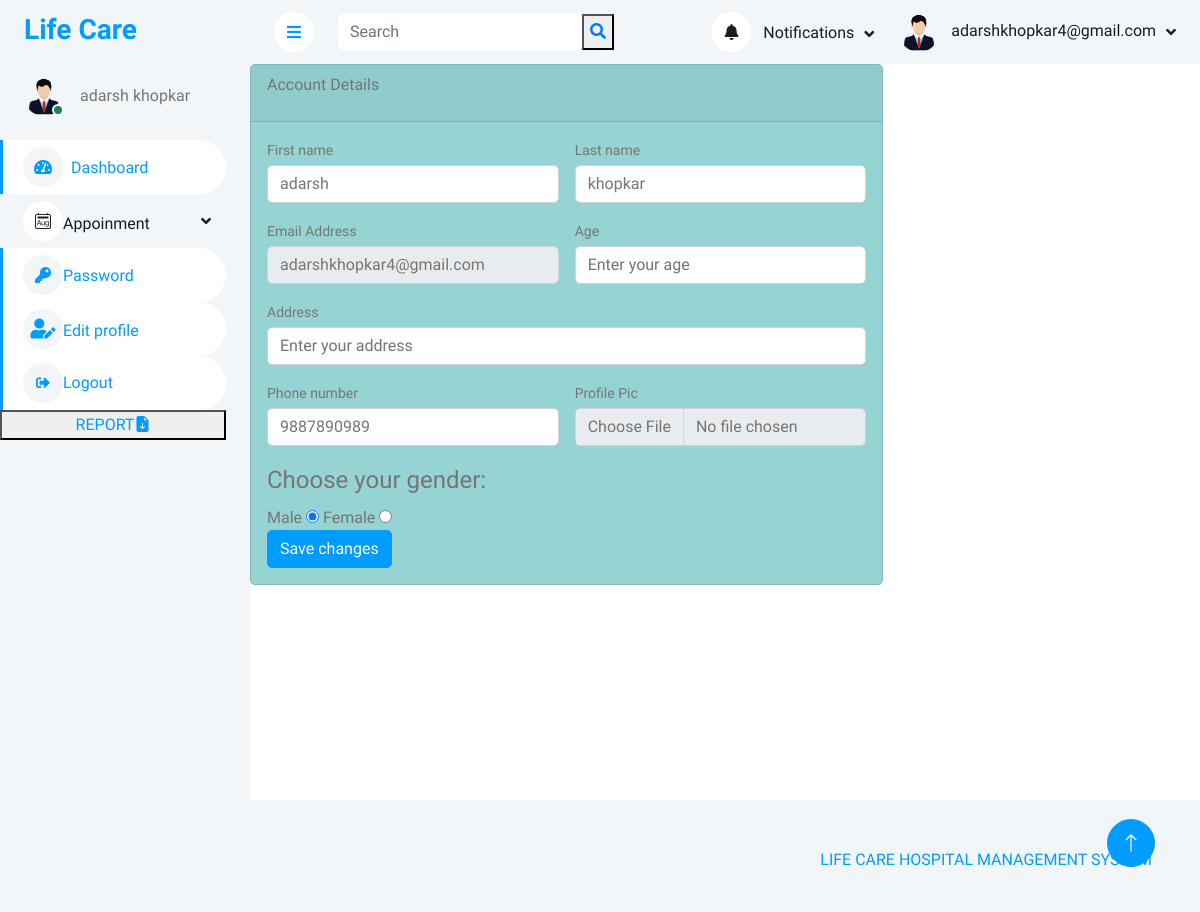
The page /pedit/ (signed in) on the database as committed earlier.
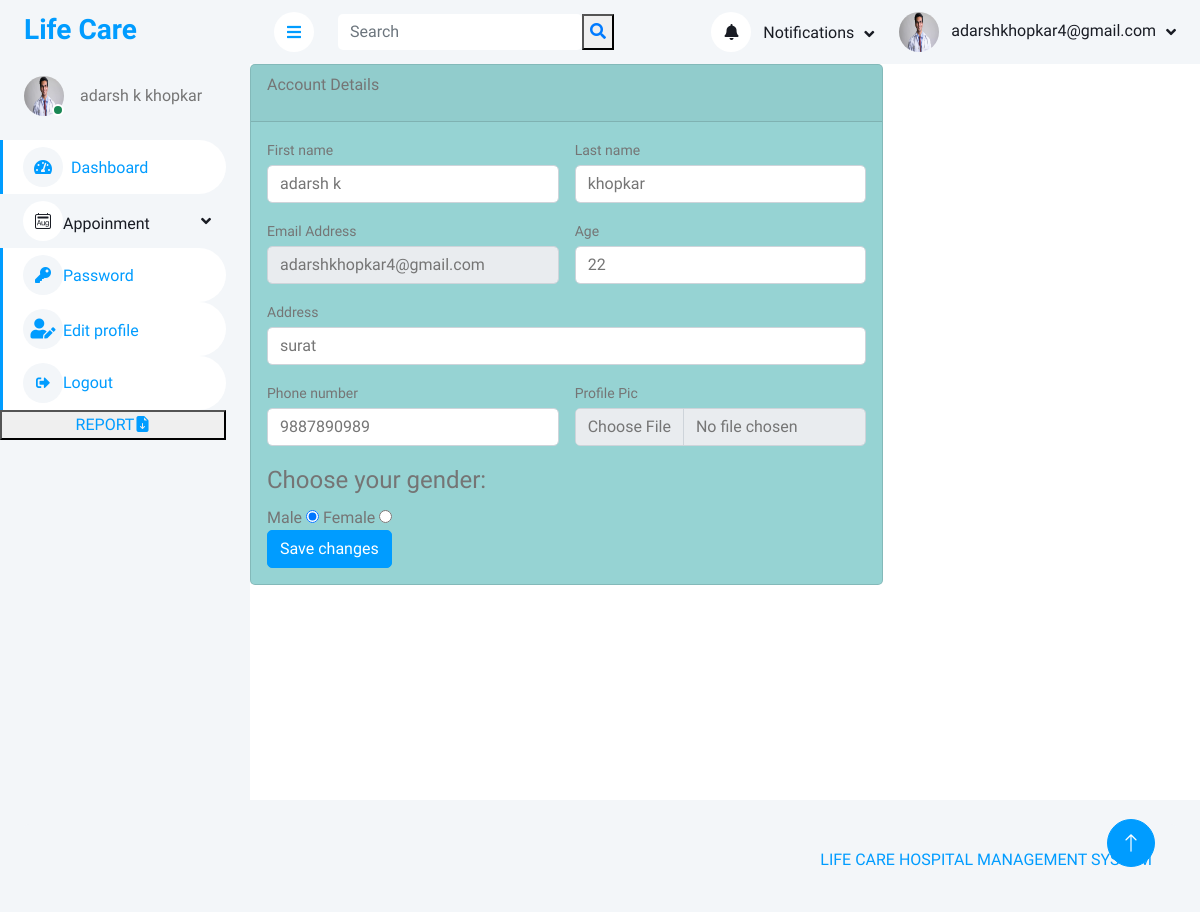
The same page on the database as committed later.
### myapp/models.py (models this page shows, shortened)
class User(models.Model):
    fname=models.CharField(max_length=30)
    lname=models.CharField(max_length=30)
    email=models.EmailField(unique=True)
    password=models.CharField(max_length=30)
    phone=models.CharField(max_length=10)
    address=models.TextField()
    age=models.CharField(max_length=10)
    gender=models.CharField(max_length=10)
    pic=models.FileField(upload_to='profile',default='avatar.png')

### myapp/views.py (the view, shortened to what this page needs)
# urls.py: path('pedit/',views.pedit,name="pedit"),
def pedit(request):
    uid = User.objects.get(email=request.session['email'])
    return render(request,'pedit.html',{'uid':uid})

### myapp/templates/pedit.html (shortened to what this page needs)
{% extends 'header.html' %}
{% load static %}
{% block content %}
<div >
        <div class="col-xl-8">
            <div class="card mb-4" style="background-color: rgb(150, 211, 211);">
                <div class="card-header">Account Details <p style="color:red" ;>{{msg}}</p></div>
                <div class="card-body">
                    <form action="{% url 'pedit' %}" method="POST" enctype="multipart/form-data">
                        <div class="row gx-3 mb-3">
                            <div class="col-md-6">
                                <label class="small mb-1" for="fname">First name</label>
                                <input class="form-control" name="fname" id="fname" type="text" placeholder="Enter your first name" value="{{uid.fname}}">
                            </div>
                            <div class="col-md-6">
                                <label class="small mb-1" for="lname">Last name</label>
                                <input class="form-control" name="lname" id="lname" type="text" placeholder="Enter your last name" value="{{uid.lname}}">
                            </div>
                        </div>
                        <div class="row gx-3 mb-3">
                            <div class="col-md-6">
                                <label class="small mb-1" for="">Email Address</label>
                                <input class="form-control" name="email" id="email" type="email" placeholder="Enter your email address" value="{{uid.email}}" readonly>
                            </div>
                            <div class="col-md-6">
                                <label class="small mb-1" for="age">Age</label>
                                <input class="form-control" name="age" id="age" type="text" placeholder="Enter your age" value="{{uid.age}}">
                            </div>
                        </div>
                        <div class="mb-3">
                            <label class="small mb-1" for="address">Address</label>
                            <input class="form-control" name="address" id="address" type="text" placeholder="Enter your address" value="{{uid.address}}">
                        </div>
                        <div class="row gx-3 mb-3">
                            <div class="col-md-6">
                                <label class="small mb-1" for="phone">Phone number</label>
                                <input class="form-control" name="phone" id="phone" type="tel" placeholder="Enter your phone number" value="{{uid.phone}}" maxlength="10">
                            </div>
                            <div class="col-md-6">
                                <label class="small mb-1" for="pic">Profile Pic</label>
                                <input class="form-control" id="pic" type="file" name="pic" placeholder="upload your pic" value="">
                            </div>
                        </div>
                            <div class="col-md-6">
                                <fieldset data-role="controlgroup">
                                    <legend>Choose your gender:</legend>
                                      <label for="male">Male</label>
                                      <input type="radio" name="gender" id="male" value="male" checked>
                                      <label for="female">Female</label>
                                      <input type="radio" name="gender" id="female" value="female">
                                    </fieldset>
                        </div>
                        <button class="btn btn-primary" type="submit">Save changes</button>
                    </form>
                </div>
            </div>
        </div>
    </div>
</div>
</div>
{% endblock %}

### myapp/templates/header.html (shortened to what the changed rows need)
{% load static %}
<!DOCTYPE html>
<html lang="en">
<head>
    <link href="https://cdnjs.cloudflare.com/ajax/libs/font-awesome/5.10.0/css/all.min.css" rel="stylesheet">
    <link href="https://cdn.jsdelivr.net/npm/bootstrap-icons@1.4.1/font/bootstrap-icons.css" rel="stylesheet">
    <link href='{%static "lib/owlcarousel/assets/owl.carousel.min.css" %}' rel="stylesheet">
    <link href='{%static "lib/tempusdominus/css/tempusdominus-bootstrap-4.min.css" %}' rel="stylesheet" />
    <link href='{%static "pdashcss/bootstrap.min.css" %}' rel="stylesheet">
    <link href='{%static "pdashcss/style.css" %}' rel="stylesheet">
</head>
<body>
    <div class="container-xxl position-relative bg-white d-flex p-0" >
        <div class="sidebar pe-4 pb-3" >
            <nav class="navbar bg-light navbar-light">
                <div class="d-flex align-items-center ms-4 mb-4">
                    <div class="position-relative">
                        <img class="rounded-circle" src="{{uid.pic.url}}" alt="" style="width: 40px; height: 40px;">
                        <div class="bg-success rounded-circle border border-2 border-white position-absolute end-0 bottom-0 p-1"></div>
                    </div>
                    <div class="ms-3">
                        <span>{{uid.fname}} {{uid.lname}}</span>
                    </div>
                </div>
            </nav>
        </div>
        <div class="content">
            <nav class="navbar navbar-expand bg-light navbar-light sticky-top px-4 py-0">
                <div class="navbar-nav align-items-center ms-auto">
                    <div class="nav-item dropdown">
                        <a href="#" class="nav-link dropdown-toggle" data-bs-toggle="dropdown">
                            <img class="rounded-circle me-lg-2" src="{{uid.pic.url}}"alt="" style="width: 40px; height: 40px;">
                            <span class="d-none d-lg-inline-flex">{{uid.email}}</span>
                        </a>
                    </div>
                </div>
            </nav>
            {% block content %}
            {% endblock %}
    </body>
    </html>

Rows that differ between the two databases and show on the page:
changed User "khopkar": pic: picture added in place of a placeholder; fname "adarsh" → "adarsh k"; age (not shown) → "22"; address (not shown) → "surat"
